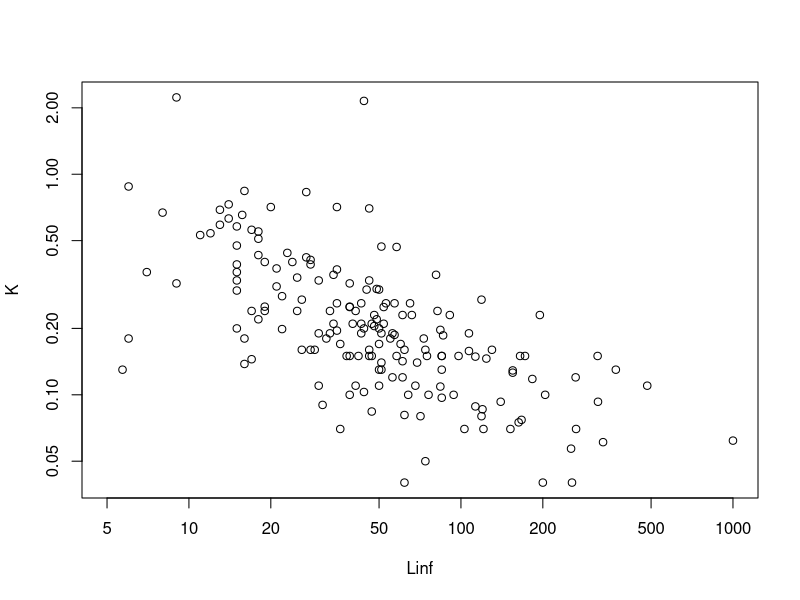
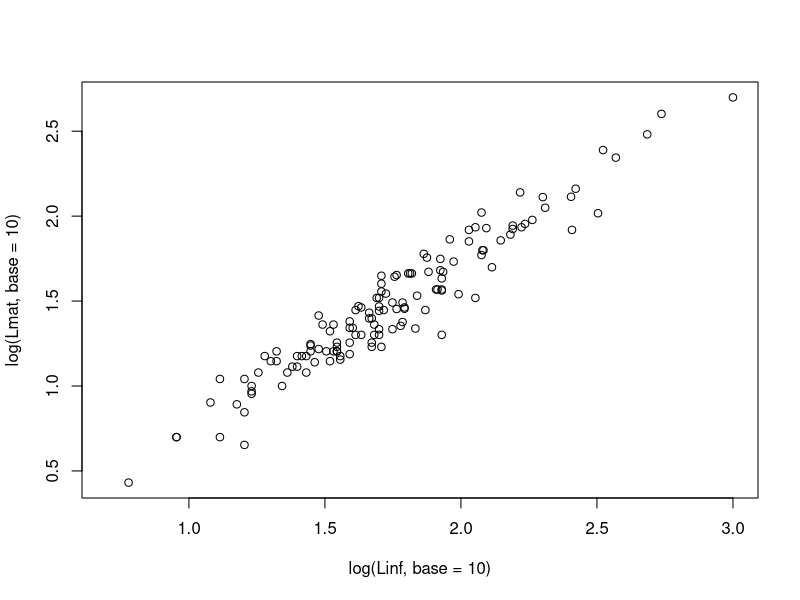
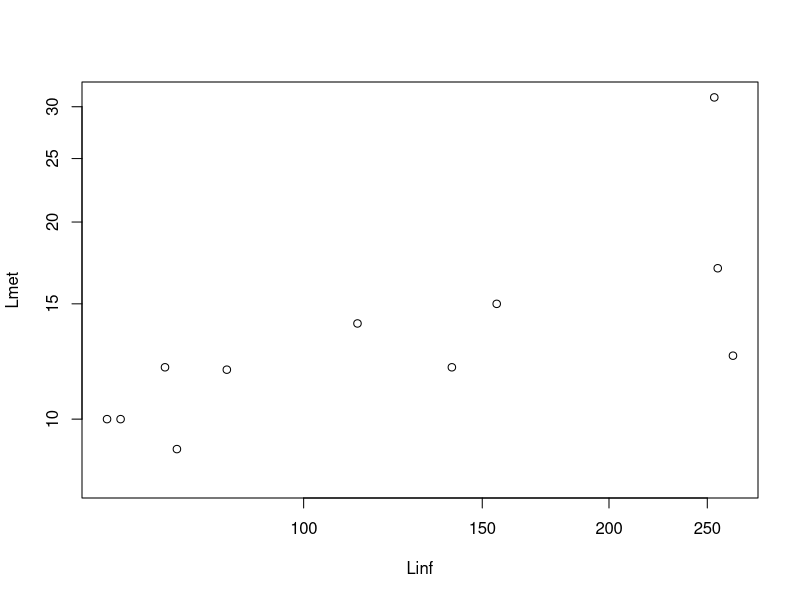
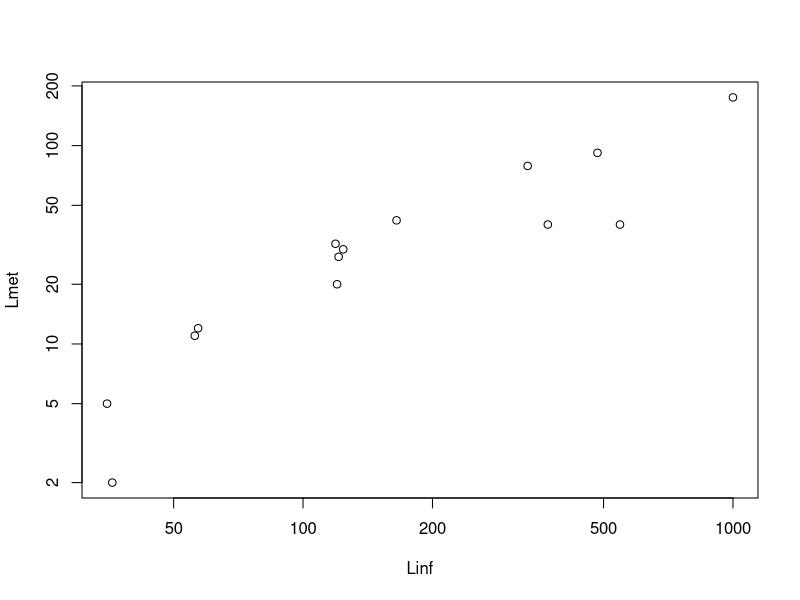

These charts were generated, in order, by the following R code: (Note: a time limit stopped this script after it produced the figures.)
#############################################################
#### Model code for estimating species sensitivity to fishing
#### 'GISLASIM'
#### Developed with Anna Rindorf and Henrik Gislason
#### Paper: Are fish sensitive to trawling recovering in the Northeast Atlantic?
#### Coding: Aurore Maureaud, July 2020
#############################################################

rm(list=ls())
Sys.setenv(LANG = "en")

##########################################################################################
### Libraries
##########################################################################################
library(readr)
library(readxl)


##########################################################################################
### Exploitation effiency per group
##########################################################################################
EE <- read_excel("data/Walker_catchability.xlsx")
EE$max <- apply(EE[,2:8], 1, FUN=max)
EE$eff1 <- EE$eff2 <- EE$eff3 <- EE$eff4 <- EE$eff5 <- EE$eff6 <- EE$eff7 <- NA

EE$eff1 <- EE$G1/EE$max
EE$eff2 <- EE$G2/EE$max
EE$eff3 <- EE$G3/EE$max
EE$eff4 <- EE$G4/EE$max
EE$eff5 <- EE$G5/EE$max
EE$eff6 <- EE$G6/EE$max
EE$eff7 <- EE$G7/EE$max
EE[1:2,10:16] <- 0


##########################################################################################
### Parameters/traits collected or re-estimated
##########################################################################################

# Load trait data
trait <- read_excel("data/Traits.xlsx")
trait$Fsensi <- NA

# lmax maximum observed length
# linf infinity length
# K growth coefficient
# lmat length at maturity
# lmet length at birth/metamorphosis
# repro reproduction type
# explo explotation pattern from Walkter t al., 2017, code from 1-7
#1	Predominatly buried in sediment
#2	on or near sebed - anguilliform of fusiform
#3	predominatly on seabed - flat
#4	predominatly close to seabed, but not on it
#5	midwater species with some seabed association
#6	pelagic
#7	lumpiform


##########################################################################################
#### Set up trait relationships
##########################################################################################
# Model to estimate K from Linf
plot(K~Linf, data=trait, log='xy')
lmK <- lm(log(K, base=10)~log(Linf, base=10), data=trait)

# Model to estimate Lmat from Linf
plot(log(Lmat, base=10)~log(Linf, base=10), data=trait)
lmLmat <- lm(log(Lmat, base=10)~log(Linf, base=10), data=trait)

# Model to estimate Lmet from Linf for oviparous spp.
trait.ovi <- subset(trait, Taxonomy=='Oviparous' & Lmet>2)
plot(Lmet ~ Linf, data=trait.ovi, log='xy')
lmLmet.ovi <- lm(log(Lmet, base=10) ~ log(Linf, base=10), data=trait.ovi)

# Model to estimate Lmet from Linf for Ovoviparous and viviparous spp.
trait.vivi <- subset(trait, Taxonomy %in% c('Viviparous','Ovoviparous'))
plot(Lmet ~ Linf, data=trait.vivi, log='xy')
lmLmet.vivi <- lm(log(Lmet, base=10) ~ log(Linf, base=10), data=trait.vivi)


##########################################################################################
### Get Sensitivity to fishing for all spp
##########################################################################################

for(s in 1:nrow(trait)){

# select a spp
spp <- trait$Species[s]
print(paste(s,spp,sep=' '))

# Assign traits
lmax <- trait$Lmax[s]
linf <- trait$Linf[s]
K <- trait$K[s]
lmat <- trait$Lmat[s]
lmet <- trait$Lmet[s]
explo <- as.numeric(as.vector(trait[s,7]))
repro <- trait$Taxonomy[s]


### Estimation of missing traits
##########################################################################################
if (is.na(linf)){linf <- 10^(0.044+0.9841*log(lmax, base=10))}
# equation from Froese, R. and Binohlan, C., 2000. Journal of fish biology, 56(4), pp.758-773.

if (is.na(K)){K <- 10^(lmK$coefficients[1])*linf^(lmK$coefficients[2])}
# from the present study

if (is.na(lmat)){lmat <- 10^(lmLmat$coefficients[1])*linf^(lmLmat$coefficients[2])}
# from the present study

if (is.na(lmet)){
  #if(repro == 'Oviparous'){lmet <- round(10^(lmLmet.ovi$coefficients[1])*linf^(lmLmet.ovi$coefficients[2]))}
  #if(repro == 'Ovoviviparous' | repro == 'Viviparous'){lmet <- round(10^(lmLmet.vivi$coefficients[1]))*linf^(lmLmet.vivi$coefficients[2])}
  #if(repro == 'Oviparous'){lmet <- round(exp(-0.2639+0.6009*log(linf)))} # NB round on R transforms 2.5 in 2, but 2.5 --> 3 in EXCEL
  #if(repro == 'Ovoviviparous' | repro == 'Viviparous'){lmet <- round(exp(-0.6164+0.7977*log(linf)))}
  if(repro == 'Oviparous'){lmet <- round(0.7917*linf^(0.5921))}
  if(repro == 'Ovoviviparous' | repro == 'Viviparous'){lmet <- round(0.5398*linf^(0.7977))}
  
  }
# from the present study


# Simulations
##########################################################################################
sensi <- 99
f.factor=-0.01
fishSensi <- data.frame(matrix(nrow=2001, ncol=2))
names(fishSensi) <- c('f.factor','fish.sensi')
k <- 0

# while loop to find when fishSensi==0.25
while(sensi>0.25 & k<2001){
  f.factor <- f.factor + 0.01
  k <- k + 1
  fishSensi$f.factor[k] <- f.factor
  
l <- c(lmet:1001)
sim <- data.frame(l)

# Assign the exploitation pattern
sim$expl <- NA
if(explo==1){sim$expl <- as.numeric(as.vector(EE$G1[(lmet+1):nrow(EE)]))}
if(explo==2){sim$expl <- as.numeric(as.vector(EE$G2[(lmet+1):nrow(EE)]))}
if(explo==3){sim$expl <- as.numeric(as.vector(EE$G3[(lmet+1):nrow(EE)]))}
if(explo==4){sim$expl <- as.numeric(as.vector(EE$G4[(lmet+1):nrow(EE)]))}
if(explo==5){sim$expl <- as.numeric(as.vector(EE$G5[(lmet+1):nrow(EE)]))}
if(explo==6){sim$expl <- as.numeric(as.vector(EE$G6[(lmet+1):nrow(EE)]))}
if(explo==7){sim$expl <- as.numeric(as.vector(EE$G7[(lmet+1):nrow(EE)]))}

for(i in 1:nrow(sim)){
  if(sim$expl[i]<=0){sim$expl[i] <- 1}
}

# Fishing mortality
for (i in 1:nrow(sim)){
  if(sim$l[i]<linf+0.001){sim$Fi[i] <- f.factor*sim$expl[i]}
  else{sim$Fi[i] <- 0}
}

# Natural mortality
sim$M <- K*((sim$l+0.5)/linf)^(-1.5)

# Individuals
sim$N[1] <- 1000000000 
for (i in 2:nrow(sim)){
  if(round(sim$l[i]+0.5)<linf) 
  {sim$N[i] <- sim$N[i-1]*((linf-sim$l[i])/(linf-sim$l[i-1]))^((sim$Fi[i-1]+sim$M[i-1])/K)}
  else{sim$N[i] <- 0}
}

# Nav
sim$Nav <- NA
for (i in 1:nrow(sim)){
  if(sim$l[i]<linf){sim$Nav[i] <- (sim$N[i]-sim$N[i+1])/(sim$Fi[i]+sim$M[i])}
  else{sim$Nav[i] <- 0}
}

# Prop mature
lmatoverlinf <- lmat/linf
s1 <- lmatoverlinf*linf*log(3)/((1.2*lmatoverlinf-lmatoverlinf)*linf)
s2 <- s1/(lmatoverlinf*linf)
  
for (i in 1:nrow(sim)){
  if(i==1){
    if(1/(1+exp(s1-s2*(sim$l[i]+0.5)))<0.1){sim$propM[i] <- 0}
    else{sim$propM[i] <- s1}
  }
  if(i>1){
    if(1/(1+exp(s1-s2*(sim$l[i]+0.5)))<0.1){sim$propM[i] <- 0}
    else{sim$propM[i] <- 1/(1+exp(s1-s2*(sim$l[i]+0.5)))}
  }
}

# SSB
for (i in 1:nrow(sim)){
  if(sim$l[i]<linf & (sim$l[i+1]>linf | sim$propM[i]>0)){sim$SSB[i] <- sim$propM[i]*sim$Nav[i]*0.01*(sim$l[i]+0.5)^3*1}
  else{sim$SSB[i] <- 0}
}


# Age & days
for (i in 1:nrow(sim)){
  if(sim$l[i]<linf){sim$age[i] <- (1/K)*log((linf-lmet)/(linf-sim$l[i]))}
  else{sim$age[i] <- 0}
  
  sim$days[i] <- sim$age[i]*365
}

# N1 & spawners
sim$N1[1] <- NA
for(i in 2:nrow(sim)){
  # Get N1
  if(sim$days[i-1]<365){
    if(sim$days[i]>365){sim$N1[i] <- sim$N[i]}
    else{sim$N1[i] <- 0}
  }
  else{sim$N1[i] <- 0}
  
  # Get spawners
  if(sim$l[i]>lmat+0.001){sim$S[i] <- sim$Nav[i]}
  else{sim$S[i] <- 0}
}


# Get species sensitivity
##########################################################################################
totSSB <- sum(sim$SSB)
SSBoverR <- totSSB/sim$N[1]
N1overSSB <- sum(sim$N1)*1000/totSSB
N1overSpawners <- sum(sim$N1)/sum(sim$S)

if(f.factor==0){SSBoverR0 <- SSBoverR}
fishSensi$fish.sensi[k] <- SSBoverR/SSBoverR0
sensi <- SSBoverR/SSBoverR0

}


fishSensi <- subset(fishSensi, !is.na(f.factor) & fish.sensi>0.25)
trait$Fsensi[s] <- fishSensi$f.factor[nrow(fishSensi)]
}

write.csv(trait, 'results/Sensi.csv')
